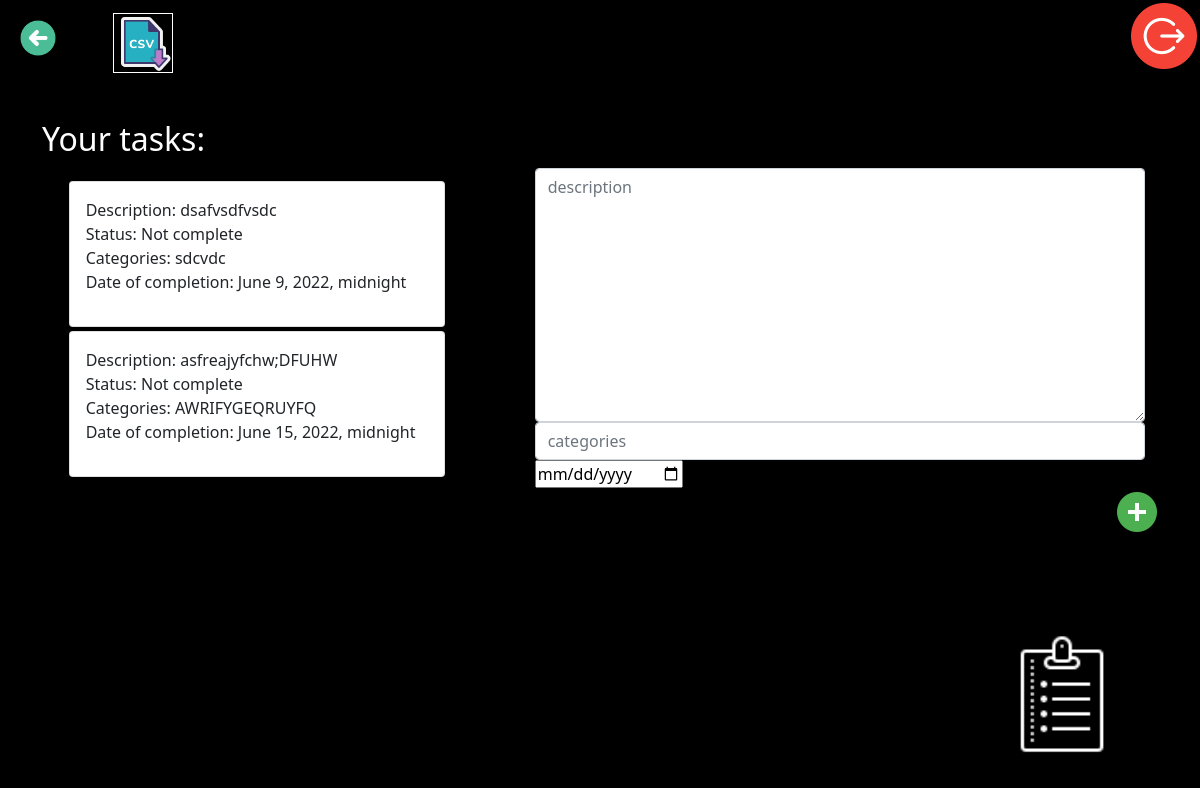
/tasks/my-tasks/2, run on an earlier commit of the app's database.
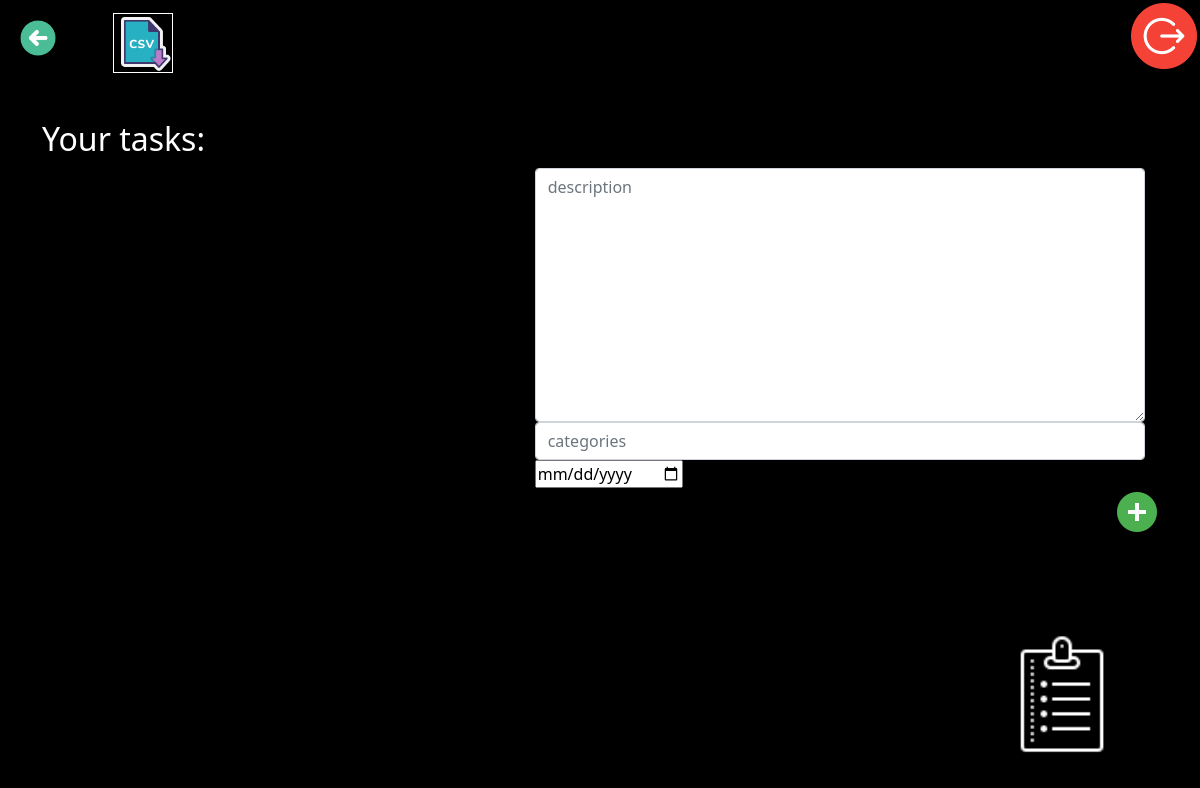
And on a later commit of the database.
### listWorkers/models.py (models this page shows, shortened)
class Employees_Task_List(Model):
    id_creator = IntegerField("id_creator", max_length=1000, null=False)
    id_worker = IntegerField("id_worker", max_length=1000, null=False)
    id_team = IntegerField("id_team", max_length=1000, null=False)
    description = CharField("description", max_length=1000, null=False)
    status = CharField("status", max_length=100, auto_created="Not complete")
    categories = CharField("categories", max_length=1000, null=False)
    date_of_completion = DateTimeField()
    class Meta:
        ordering = ["id"]
        verbose_name = "Employees_Task_List"
        verbose_name_plural = "Employees_Task_List"

### listWorkers/views/views_profile_user.py (the view, shortened to what this page needs)
# urls.py: path("my-tasks/<int:iduser>", MyTasks.as_view(), name="my_tasks"),
class MyTasks(View):
    def get(self, request, iduser):
        form = NewTaskForm()
        tasks = Employees_Task_List.objects.filter(id_worker=iduser)
        return render(
            request,
            "listWorkers/my_tasks.html",
            {"form": form, "tasks": tasks, "id_worker": iduser},
        )

### listWorkers/forms.py
class NewTaskForm(ModelForm):
    class Meta:
        model = models.Employees_Task_List
        fields = ["description", "categories", "date_of_completion"]
        widgets = {
            "description": Textarea(
                attrs={"class": "form-control", "placeholder": "description"}
            ),
            "categories": TextInput(
                attrs={"class": "form-control", "placeholder": "categories"}
            ),
            "date_of_completion": DateInput(),
        }

### listWorkers/templates/listWorkers/my_tasks.html (shortened to what this page needs)
{% extends 'listWorkers/base.html' %}
{% load static %}
{% block css_aditional %}
<link rel="stylesheet" href="{% static 'listWorkers/css/my_tasks.css'%}">
{% endblock %}
{% block content %}
<a href="{% url 'logout' %}"><img align="right" src="/static/listWorkers/img/logout.png" id="logout">  </a>
<a href="{% url 'profile_user' %}"> <img id="back" src="/static/listWorkers/img/back2.png"> </a>
<a href="{% url 'export_tasks' user.id %}"> <img id="export" src="/static/listWorkers/img/export_csv2.png"> </a>
<h2 id="taskWorker" align="left">Your tasks: {{info.name}}</h2>
    <div class="col-8 mt-5" id="create_task">
        <form class="form-inline justify-content-centr" id="createNewTaskForm" method="post" data-url="{% url 'my_tasks' user.id%}">
            {% for field in form %}
                <div class="mx-3">
                    {{ field }}
                </div>
            {% endfor %}
            <input id="createButton" align="right"  type="image" src="/static/listWorkers/img/add.png">
        </form>
    </div>
    <div class="col-5 mt-5" id="taskList">
        {% for task in tasks %}
            <div class="card mb-1" id="taskCard" data-id="{{ task.id}}" style="{% if task.completed %} text-decoration: line-through {% endif %}">
                <div class="card-body">
                    <p>Description: {{ task.description }}<br>Status: {{task.status}}<br>Categories: {{ task.categories }}<br>Date of completion: {{ task.date_of_completion }}<br> </p>
                </div>
            </div>
        {% endfor %}
    </div>
<img align="right" id="todolist" src="/static/listWorkers/img/todolist.png">
{% endblock %}

### listWorkers/templates/listWorkers/base.html (shortened to what this page needs)
<!DOCTYPE html>
<html lang="en">
{% load static %}
<head>
    <link href="https://cdn.jsdelivr.net/npm/bootstrap@5.1.3/dist/css/bootstrap.min.css" rel="stylesheet">
</head>
<body>
<link rel="stylesheet" href="{% static 'listWorkers/css/style.css' %}">
{% block css_aditional %} {% endblock %}
<div class="container">
    <div class="row justify-content-centr">
        {% block content %}
        {% endblock %}
    </div>
</div>
</body>
</html>

### listWorkers/static/listWorkers/css/my_tasks.css (style rules this page uses)
body { background-color: black; }
img[id=logout] { width:50pt; position: absolute; top: 2pt; right: 2pt; }
img[id=back] { width: 3%; position: absolute; top: 15pt; left: 15pt; }
img[id=export] { width: 5%; position: absolute; top: 10pt; left: 85pt; border: solid 1px white; }
h2[id=taskWorker] { color: white; position: absolute; top: 15%; }
div[id=create_task] { width: 500pt; position: absolute; top: 15%; right:20pt; }
div[id=taskList] { width: 300pt; height: 100pt; position: relative; top: 100pt; left:20pt; }
img[id=todolist] { width: 13%; position: absolute; bottom: 5%; right: 5%; }

What changed in the data, as far as the page shows it:
removed Employees_Task_List: description "dsafvsdfvsdc", status "Not complete", categories "sdcvdc", date_of_completion "June 9, 2022, midnight"
removed Employees_Task_List: description "asfreajyfchw;DFUHW", status "Not complete", categories "AWRIFYGEQRUYFQ", date_of_completion "June 15, 2022, midnight"
